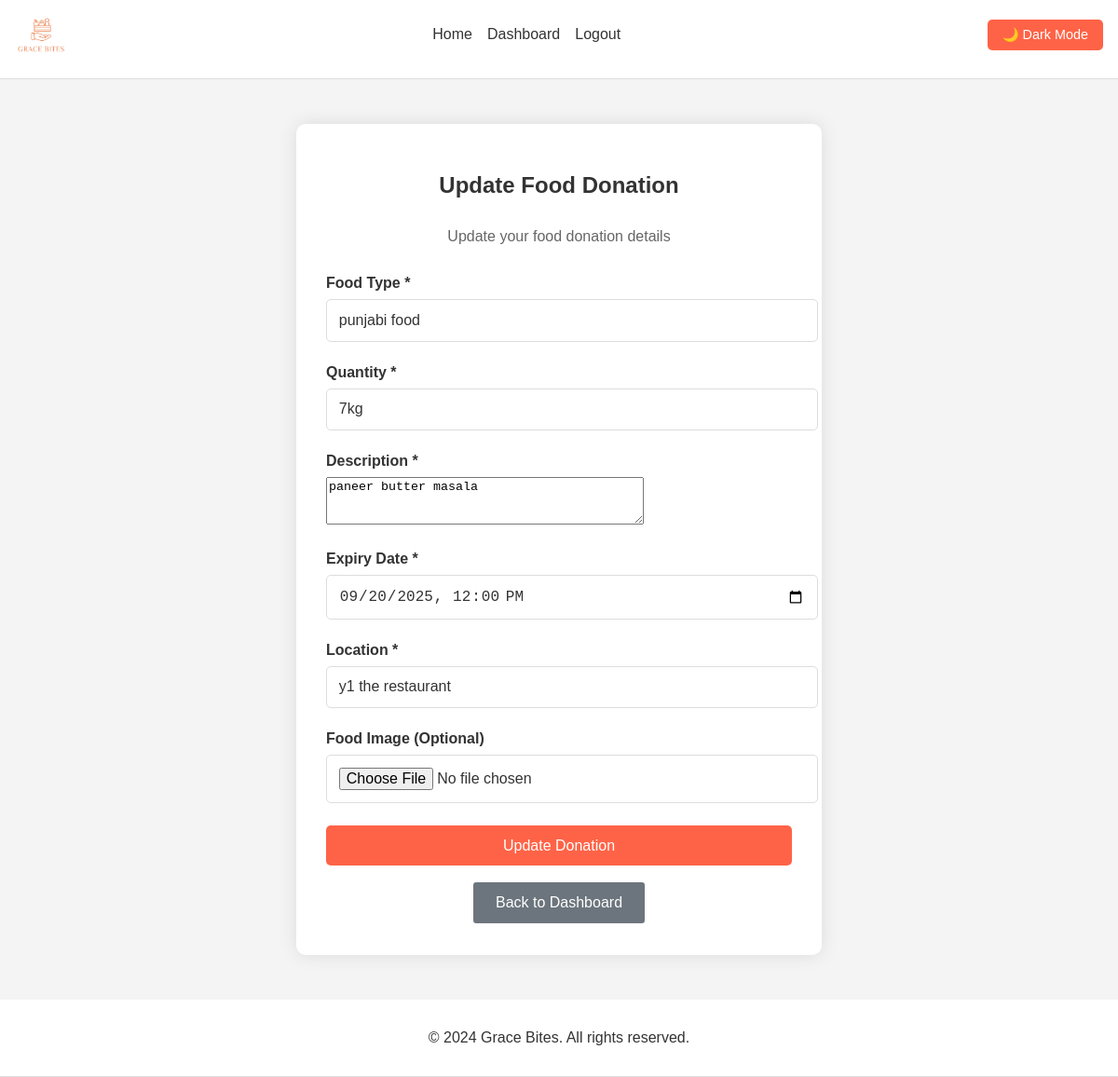
The app's page /restaurant/update-food/3/ (signed in) with its own data.
### core/models.py (models this page shows, shortened)
class FoodDonation(models.Model):
    donor = models.ForeignKey(settings.AUTH_USER_MODEL, on_delete=models.CASCADE, related_name='food_donations')
    food_type = models.CharField(max_length=100)
    quantity = models.CharField(max_length=50)
    description = models.TextField()
    expiry_date = models.DateTimeField()
    location = models.CharField(max_length=255)
    image = models.ImageField(upload_to='food_donations/', null=True, blank=True)
    posted_at = models.DateTimeField(auto_now_add=True)
    is_accepted = models.BooleanField(default=False)
    is_available = models.BooleanField(default=True)
    class Meta:
        ordering = ['-posted_at']

### restaurant/views.py (the view)
# urls.py: path('update-food/<int:donation_id>/', views.update_food_donation, name='update_food_donation'),
@login_required
def update_food_donation(request, donation_id):
    donation = get_object_or_404(FoodDonation, id=donation_id, donor=request.user)
    if request.method == 'POST':
        form = FoodDonationForm(request.POST, request.FILES, instance=donation)
        if form.is_valid():
            form.save()
            messages.success(request, 'Food donation updated successfully!')
            return redirect('restaurant_dashboard')
    else:
        form = FoodDonationForm(instance=donation)
    return render(request, 'restaurant/update_food_donation.html', {'form': form, 'donation': donation})

### core/forms.py
class FoodDonationForm(forms.ModelForm):
    class Meta:
        model = FoodDonation
        fields = ['food_type', 'quantity', 'description', 'expiry_date', 'location', 'image']
        widgets = {
            'expiry_date': forms.DateTimeInput(attrs={'type': 'datetime-local'}),
            'description': forms.Textarea(attrs={'rows': 3}),
        }

### templates/restaurant/update_food_donation.html (shortened to what this page needs)
{% extends 'base.html' %}
{% block content %}
<div class="form-container">
    <h2>Update Food Donation</h2>
    <p style="text-align: center; margin-bottom: 2rem; color: #666;">Update your food donation details</p>
    <form method="post" enctype="multipart/form-data">
        <div class="form-group">
            <label for="{{ form.food_type.id_for_label }}">Food Type *</label>
            {{ form.food_type }}
        </div>
        <div class="form-group">
            <label for="{{ form.quantity.id_for_label }}">Quantity *</label>
            {{ form.quantity }}
        </div>
        <div class="form-group">
            <label for="{{ form.description.id_for_label }}">Description *</label>
            {{ form.description }}
        </div>
        <div class="form-group">
            <label for="{{ form.expiry_date.id_for_label }}">Expiry Date *</label>
            {{ form.expiry_date }}
        </div>
        <div class="form-group">
            <label for="{{ form.location.id_for_label }}">Location *</label>
            {{ form.location }}
        </div>
        <div class="form-group">
            <label for="{{ form.image.id_for_label }}">Food Image (Optional)</label>
            {{ form.image }}
        </div>
        <button type="submit" class="btn">Update Donation</button>
    </form>
    <div style="text-align: center; margin-top: 1rem;">
        <a href="{% url 'restaurant_dashboard' %}" class="btn btn-secondary">Back to Dashboard</a>
    </div>
</div>
{% endblock %}

### static/css/style.css (style rules this page uses)
body { font-family: Arial, sans-serif; margin: 0; padding: 0; transition: background-color 0.3s, color 0.3s; }
a { text-decoration: none; }
body.light-theme { background-color: #f4f4f4; color: #333; }
.btn { background-color: #ff6347; color: #fff; padding: 0.8rem 1.5rem; border-radius: 5px; font-size: 1rem; transition: background-color 0.3s; border: none; cursor: pointer; text-decoration: none; display: inline-block; }
.btn-secondary { background-color: transparent; color: #fff; border: 2px solid #fff; }
.form-container { max-width: 500px; margin: 2rem auto; padding: 2rem; border-radius: 10px; box-shadow: 0 0 20px rgba(0, 0, 0, 0.1); transition: all 0.3s ease; }
.light-theme .form-container { background-color: #fff; color: #333; }
.form-container h2 { text-align: center; margin-bottom: 2rem; color: inherit; }
.form-container form input, .form-container form select { width: 100%; padding: 0.8rem; border: 1px solid #ddd; border-radius: 5px; font-size: 1rem; transition: border-color 0.3s; }
.light-theme .form-container form input, .light-theme .form-container form select { background-color: #fff; color: #333; border-color: #ddd; }
.form-container form label { display: block; margin-bottom: 0.5rem; font-weight: bold; color: inherit; }
.form-container button { width: 100%; padding: 0.8rem; background-color: #ff6347; color: #fff; border: none; border-radius: 5px; font-size: 1rem; cursor: pointer; transition: background-color 0.3s; }
.form-group { margin-bottom: 1.5rem; }
.btn-secondary { background-color: #6c757d; }

### records on screen
FoodDonation: food_type "punjabi food", quantity "7kg", description "paneer butter masala", expiry_date "09/20/2025 12:00", location "y1 the restaurant"
